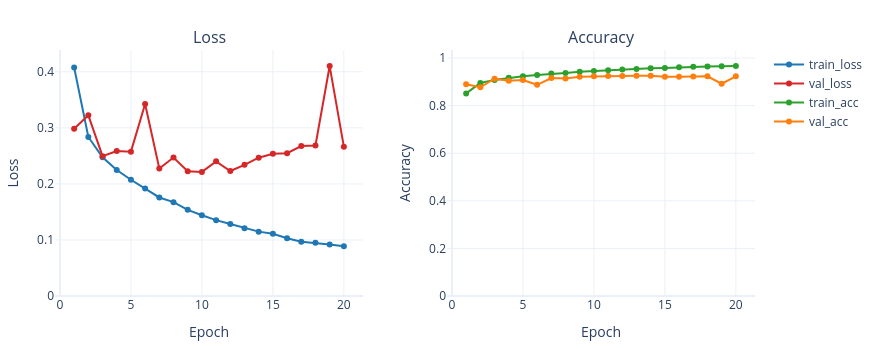

The cell this chart's notebook holds for it:
### Markdown cell above
## 9. Treinamento do Modelo

### Hiperparâmetros Importantes:

**Epochs (20):**
- Em cada época o modelo vê todos os dados de treino uma vez.
- Aumentar o número de épocas implica mais tempo de aprendizado.
- E também aumenta o risco de overfitting.

**Batch Size (32):**
- O batch size é a quantidade de amostras que a rede neural processa antes de realizar uma atualização nos pesos via backpropagation.
- Batches maiores   
Aproveitam melhor o paralelismo da GPU, permitindo treinar mais rápido por época.
Produzem um gradiente mais estável, porém podem levar a um modelo com menor capacidade de generalização.
- Batches menores
Geram mais passos de atualização por época, tornando o treinamento mais lento.
No entanto, o gradiente mais “ruidoso” pode atuar como uma forma de regularização, resultando às vezes em melhor desempenho final.
- Influenciado pela quantidade de VRAM/RAM

**Validation Data:**
- Usado para monitorar performance em dados não vistos.
- Quando observamos que a val_accuracy é muito menor que o train_accuracy temos um grande indício de `overfitting`.

### Code cell
plot_callback = PlotLearning()

train_start = time.time()

history = model.fit(
    x_train_cnn,
    y_train_binary,
    epochs=20,
    batch_size=32,
    verbose=1,
    validation_data=(x_test_cnn, y_test_binary),
    callbacks=[plot_callback],
)

train_end = time.time()

### Figure 1 — Plotly figure (JSON) as saved in the notebook; plotly's stock layout.template omitted (floating-point values rounded to 4 significant figures)
{"data": [{"line": {"color": "#1f77b4"}, "mode": "lines+markers", "name": "train_loss", "type": "scatter", "x": [1, 2, 3, 4, 5, 6, 7, 8, 9, 10, 11, 12, 13, 14, 15, 16, 17, 18, 19, 20], "xaxis": "x", "y": [0.4076, 0.2837, 0.2476, 0.2246, 0.2073, 0.1918, 0.1758, 0.1675, 0.1537, 0.1441, 0.1353, 0.1284, 0.1211, 0.1148, 0.1109, 0.1029, 0.09696, 0.09482, 0.09205, 0.08893], "yaxis": "y"}, {"line": {"color": "#d62728"}, "mode": "lines+markers", "name": "val_loss", "type": "scatter", "x": [1, 2, 3, 4, 5, 6, 7, 8, 9, 10, 11, 12, 13, 14, 15, 16, 17, 18, 19, 20], "xaxis": "x", "y": [0.2984, 0.3223, 0.2494, 0.2588, 0.2575, 0.3425, 0.2275, 0.2471, 0.2226, 0.2214, 0.2402, 0.2229, 0.234, 0.2467, 0.2538, 0.2547, 0.2676, 0.2687, 0.4102, 0.2664], "yaxis": "y"}, {"line": {"color": "#2ca02c"}, "mode": "lines+markers", "name": "train_acc", "type": "scatter", "x": [1, 2, 3, 4, 5, 6, 7, 8, 9, 10, 11, 12, 13, 14, 15, 16, 17, 18, 19, 20], "xaxis": "x2", "y": [0.8515, 0.8952, 0.9082, 0.9169, 0.9239, 0.9291, 0.9348, 0.9374, 0.9428, 0.946, 0.9489, 0.9516, 0.9544, 0.957, 0.9585, 0.9612, 0.9635, 0.9643, 0.9651, 0.9664], "yaxis": "y2"}, {"line": {"color": "#ff7f0e"}, "mode": "lines+markers", "name": "val_acc", "type": "scatter", "x": [1, 2, 3, 4, 5, 6, 7, 8, 9, 10, 11, 12, 13, 14, 15, 16, 17, 18, 19, 20], "xaxis": "x2", "y": [0.8896, 0.8772, 0.913, 0.9044, 0.9074, 0.8875, 0.9159, 0.9136, 0.9217, 0.9233, 0.9241, 0.9249, 0.9257, 0.9255, 0.921, 0.9219, 0.922, 0.9234, 0.892, 0.9233], "yaxis": "y2"}], "layout": {"annotations": [{"font": {"size": 16}, "showarrow": false, "text": "Loss", "x": 0.22, "xanchor": "center", "xref": "paper", "y": 1, "yanchor": "bottom", "yref": "paper"}, {"font": {"size": 16}, "showarrow": false, "text": "Accuracy", "x": 0.78, "xanchor": "center", "xref": "paper", "y": 1, "yanchor": "bottom", "yref": "paper"}], "height": 350, "margin": {"b": 30, "l": 30, "r": 30, "t": 50}, "showlegend": true, "width": 880, "xaxis": {"anchor": "y", "domain": [0, 0.44], "title": {"text": "Epoch"}}, "xaxis2": {"anchor": "y2", "domain": [0.56, 1], "title": {"text": "Epoch"}}, "yaxis": {"anchor": "x", "domain": [0, 1], "rangemode": "tozero", "title": {"text": "Loss"}}, "yaxis2": {"anchor": "x2", "domain": [0, 1], "rangemode": "tozero", "title": {"text": "Accuracy"}}}}
